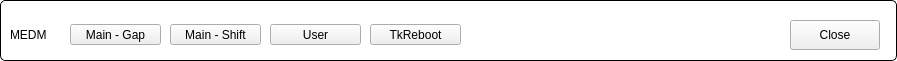
   <widget class="QGroupBox" name="titleGroupBox_2">
    <property name="geometry">
     <rect>
      <x>10</x>
      <y>590</y>
      <width>897</width>
      <height>61</height>
     </rect>
    </property>
    <property name="styleSheet">
     <string notr="true">QGroupBox {
 	background-color: rgb(255, 255, 255);
     border: 1px solid black;
     border-radius: 5px;
     margin-top: 0.5em;
 }
 
 QGroupBox::title {
     subcontrol-origin: margin;
     left: 10px;
     padding: 0 3px 0 3px;
 }</string>
    </property>
    <property name="title">
     <string/>
    </property>
    <widget class="QPushButton" name="btnClose">
     <property name="geometry">
      <rect>
       <x>790</x>
       <y>20</y>
       <width>90</width>
       <height>30</height>
      </rect>
     </property>
     <property name="text">
      <string>Close</string>
     </property>
    </widget>
    <widget class="QEPushButton" name="btnEXEC_8">
     <property name="geometry">
      <rect>
       <x>70</x>
       <y>24</y>
       <width>91</width>
       <height>21</height>
      </rect>
     </property>
     <property name="text">
      <string>Main - Gap</string>
     </property>
     <property name="variable" stdset="0">
      <string/>
     </property>
     <property name="pressText">
      <string>0</string>
     </property>
     <property name="clickText">
      <string>0</string>
     </property>
     <property name="program">
      <string>dm2k -x -cleanup /home/control/nfs/groups/control/panels/UE56IS.adl</string>
     </property>
    </widget>
    <widget class="QLabel" name="label_17">
     <property name="geometry">
      <rect>
       <x>10</x>
       <y>24</y>
       <width>51</width>
       <height>21</height>
      </rect>
     </property>
     <property name="text">
      <string>MEDM</string>
     </property>
    </widget>
    <widget class="QEPushButton" name="btnEXEC_9">
     <property name="geometry">
      <rect>
       <x>270</x>
       <y>24</y>
       <width>91</width>
       <height>21</height>
      </rect>
     </property>
     <property name="text">
      <string>User</string>
     </property>
     <property name="variable" stdset="0">
      <string/>
     </property>
     <property name="pressText">
      <string>0</string>
     </property>
     <property name="clickText">
      <string>0</string>
     </property>
     <property name="program">
      <string>dm2k -x -cleanup /home/control/nfs/groups/control/panels/UE56IS.usr.adl</string>
     </property>
    </widget>
    <widget class="QEPushButton" name="btnEXEC_10">
     <property name="geometry">
      <rect>
       <x>370</x>
       <y>24</y>
       <width>91</width>
       <height>21</height>
      </rect>
     </property>
     <property name="text">
      <string>TkReboot</string>
     </property>
     <property name="variable" stdset="0">
      <string/>
     </property>
     <property name="pressText">
      <string>0</string>
     </property>
     <property name="clickText">
      <string>0</string>
     </property>
     <property name="program">
      <string>ssh -X dev.control@10.1.100.19 '/home/dev.control/bin/id11-reboot'</string>
     </property>
    </widget>
    <widget class="QEPushButton" name="btnEXEC_11">
     <property name="geometry">
      <rect>
       <x>170</x>
       <y>24</y>
       <width>91</width>
       <height>21</height>
      </rect>
     </property>
     <property name="text">
      <string>Main - Shift</string>
     </property>
     <property name="variable" stdset="0">
      <string/>
     </property>
     <property name="pressText">
      <string>0</string>
     </property>
     <property name="clickText">
      <string>0</string>
     </property>
     <property name="program">
      <string>dm2k -x -cleanup /home/control/nfs/groups/control/panels/UE56IS.h.adl</string>
     </property>
    </widget>
   </widget>
